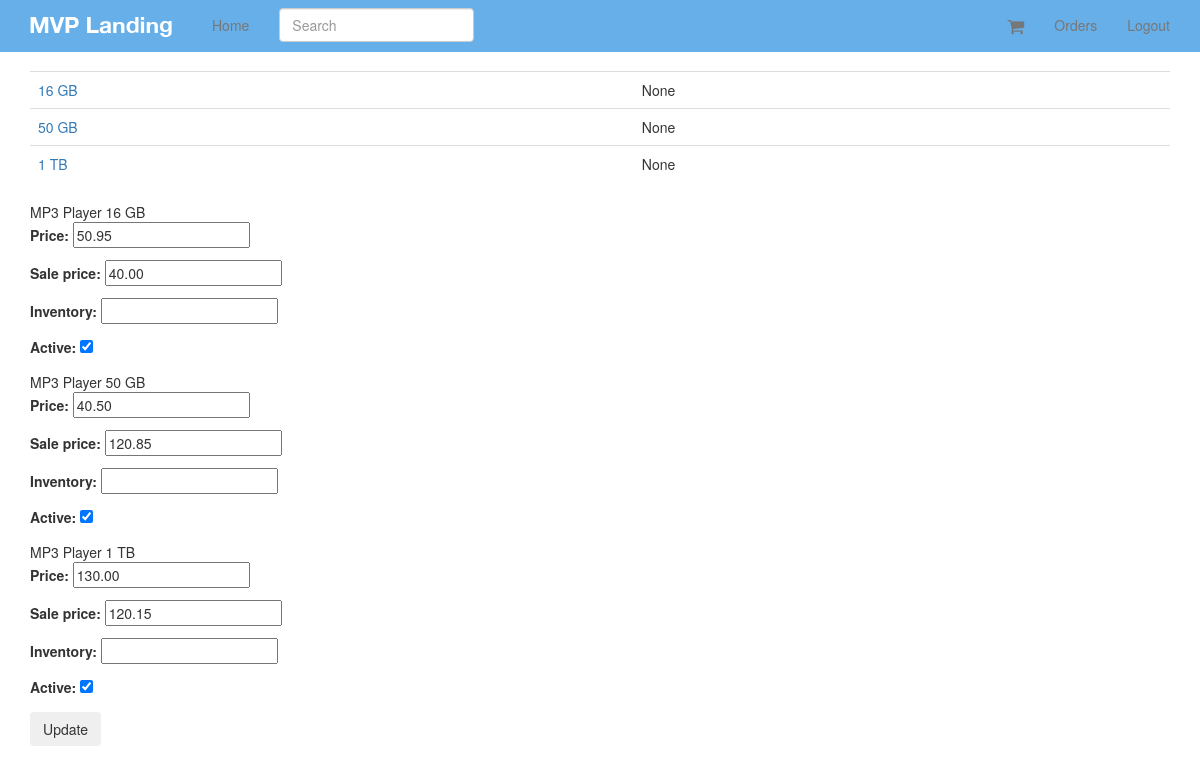
Screenshot of /products/5/inventory/ (signed in) with the database file from the repository.
### products/models.py (models this page shows, shortened)
class Variation(models.Model):
    product = models.ForeignKey(Product)
    title = models.CharField(max_length=120)
    price = models.DecimalField(decimal_places=2,max_digits=20)
    sale_price = models.DecimalField(decimal_places=2,max_digits=20,null=True,blank=True)
    active = models.BooleanField(default=True)
    inventory = models.PositiveIntegerField(null=True,blank=True ) #se refiere none == ilimitada cantidad
    def get_absolute_url(self):
        return self.product.get_absolute_url()

class Product(models.Model):
    title = models.CharField(max_length=120)
    description = models.TextField(blank=True, null=True)
    price = models.DecimalField(decimal_places=2,max_digits=20)
    active = models.BooleanField(default=True)
    categories = models.ManyToManyField('Category',blank=True)
    default = models.ForeignKey('Category',related_name="default_category",null=True,blank=True)
    objects = ProductManager()
    class Meta:
        ordering =["-title"]
    def get_absolute_url(self):
        return reverse("product_detail", kwargs={"pk": self.pk})

### products/views.py (the view, shortened to what this page needs)
# urls.py: url(r'^(?P<pk>\d+)/inventory/$',VariationListView.as_view(),name='product_inventory'),
class VariationListView(StaffRequiredMixin,ListView):
    model = Variation
    queryset = Variation.objects.all()
    def get_context_data(self, *args, **kwargs):
        context = super(VariationListView,self).get_context_data(*args, **kwargs)
        context["formset"] = VariationInventoryFormSet(queryset=self.get_queryset())
        return context
    def get_queryset(self,*args, **kwargs):
        product_pk = self.kwargs.get("pk")
        if product_pk:
            product = get_object_or_404(Product, pk = product_pk)
            queryset = Variation.objects.filter(product=product)
        return queryset

### products/mixins.py (called while the page is built)
    @method_decorator(login_required)
    def dispatch(self,request,*args, **kwargs):
        if request.user.is_staff:
            return super(StaffRequiredMixin, self).dispatch(request,*args, **kwargs)
        else:
            raise Http404

### products/models.py (called while the page is built)
    def active(self):
        return self.filter(active=True)

    def get_queryset(self):
        return ProductQuerySet(self.model,using= self._db)

    def all(self, *args, **kwargs):
        return self.get_queryset().active()

### products/templates/products/variation_list.html (shortened to what this page needs)
{% extends 'base.html' %}
{% block content %}
<table class="table" >
{% for object in object_list %}
    <tr>
        <td><a href='{{ object.get_absolute_url }}'>{{ object.title }}</a></td><td>{{ object.inventory }}</td>
    </tr>
{% endfor %}
</table>
<form action="" method="POST">{% csrf_token %}
    {% for form in formset %}
        {{ form.instance.product.title }}
        {{ form.instance.title }}
        {{ form.as_p }}
    {% endfor %}
    <input type="submit" value="Update" class="btn" />
</form>
{% endblock %}

### static_in_pro/our_static/css/navbar-static-top.css (style rules this page uses)
body { min-height: 1000px; }

### rows the page displays
Variation: title "16 GB", inventory "None", instance.product "MP3 Player", instance "16 GB"
Variation: title "50 GB", inventory "None", instance.product "MP3 Player", instance "50 GB"
Variation: title "1 TB", inventory "None", instance.product "MP3 Player", instance "1 TB"
